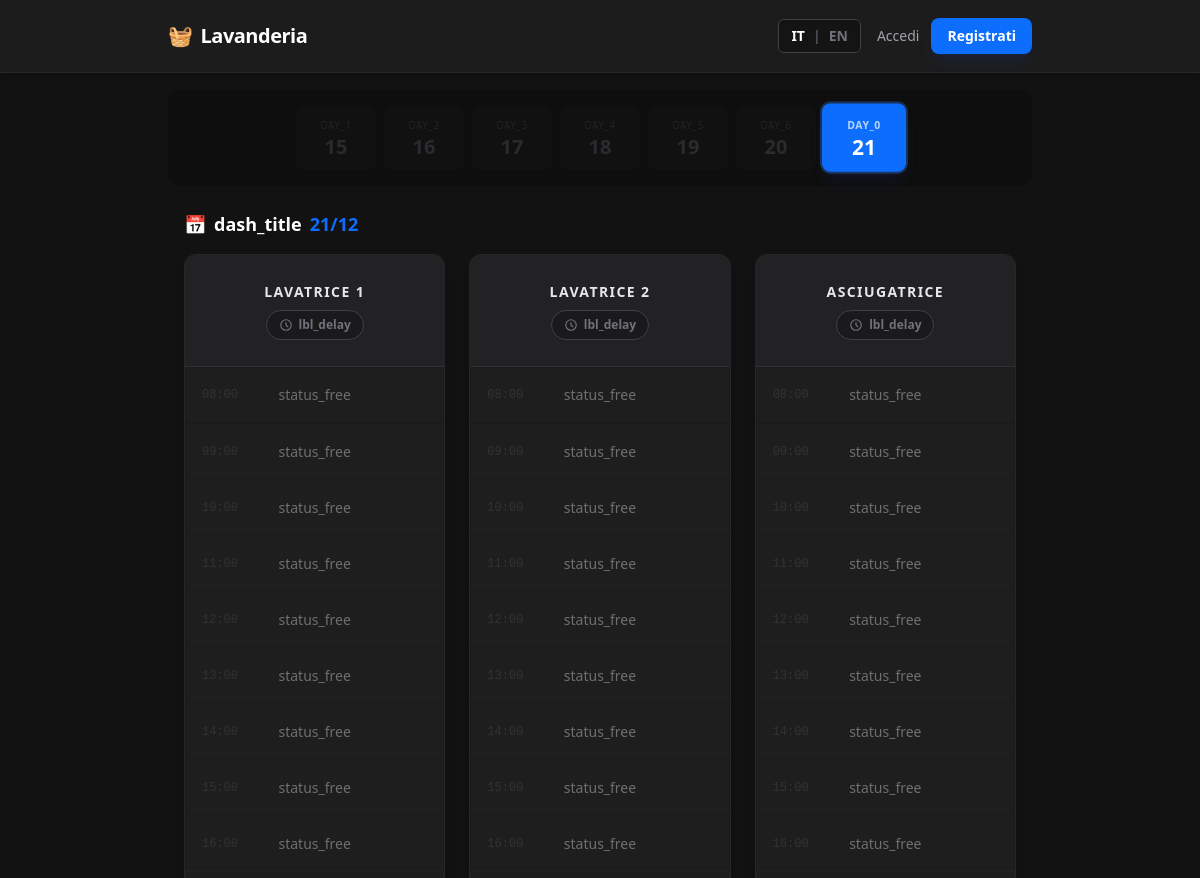
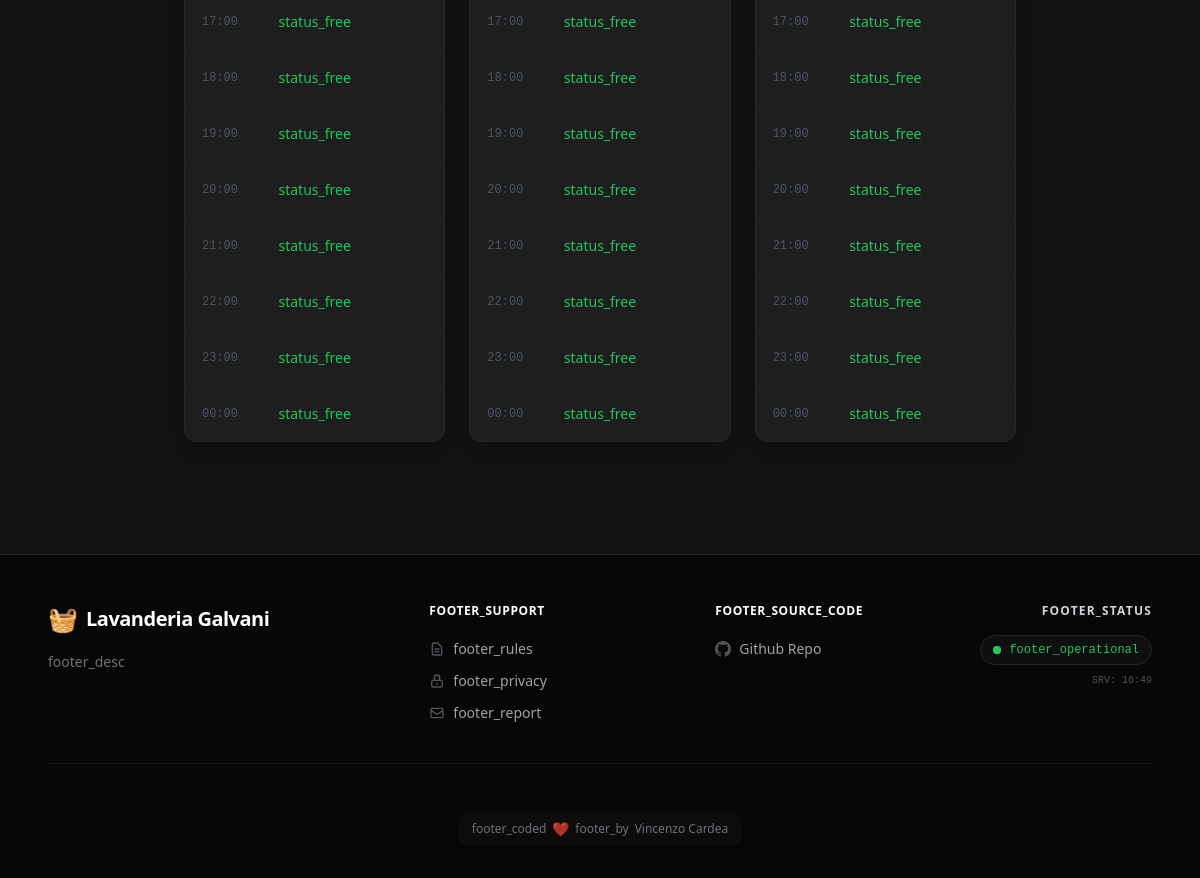
Screenshot of /src/pages/dashboard.php with the database file from the repository (2 pictures, top to bottom).
### tables this page shows
CREATE TABLE `macchine` (
  `idmacchina` int(11) NOT NULL,
  `nome` varchar(50) NOT NULL,
  `tipo` enum('lavatrice','asciugatrice') NOT NULL,
  `stato` enum('attiva','manutenzione') DEFAULT 'attiva',
  `ritardo` int(11) DEFAULT 0
);

### src/Lang.php (called while the page is built, shortened)
<?php
class Lang
{
    private static $translations = [];
    private static $current = 'it';
    public static function get($key)
    {
        return self::$translations[$key] ?? $key;
    }
    public static function current()
    {
        return self::$current;
    }
}
function __($key)
{
    return Lang::get($key);
}

### src/pages/dashboard.php (the view, shortened to what this page needs)
<?php
$today = new DateTime();
$today->setTime(0, 0, 0);
$dayOfWeek = $today->format('w');
$delta = ($dayOfWeek == 0) ? 6 : $dayOfWeek - 1;
$monday = clone $today;
$monday->modify("-$delta days");
$selectedDateStr = $_GET['date'] ?? $today->format('Y-m-d');
try {
    $selectedDate = new DateTime($selectedDateStr);
    $selectedDate->setTime(0, 0, 0);
} catch (Exception $e) {
    $selectedDate = $today;
}
$database = new Database();
$db = $database->getConnection();
$stmtMacchine = $db->query("SELECT * FROM macchine");
$macchine = $stmtMacchine->fetchAll();
require SRC_PATH . '/templates/header.php';
?>
<div class="flex flex-wrap justify-center gap-2 p-4 bg-black/20 mb-6 rounded-xl">
    <?php
    $tempDate = clone $monday;
    $nowReal = new DateTime();
    for ($i = 0; $i < 7; $i++):
        $isActive = ($tempDate->format('Y-m-d') === $selectedDate->format('Y-m-d'));
        $isPastDay = ($tempDate < $today);
        $baseClasses = "flex-grow-0 w-[calc(25%-0.5rem)] sm:w-20 py-3 rounded-lg text-center border transition-all duration-200";
        if ($isActive) {
            $colorClasses = "bg-accent text-white shadow-lg shadow-blue-900/20 font-bold border-accent scale-105 ring-2 ring-blue-500/30";
        } elseif ($isPastDay) {
            $colorClasses = "bg-zinc-900/50 text-zinc-700 border-transparent cursor-not-allowed opacity-60";
        } else {
            $colorClasses = "bg-card text-gray-400 border-zinc-800 hover:bg-zinc-800 hover:text-gray-200 hover:border-zinc-600";
        }
    ?>
        <a href="<?= $isPastDay ? '#' : '?date=' . $tempDate->format('Y-m-d') ?>" class="<?= $baseClasses . ' ' . $colorClasses ?>">
            <span class="block text-[10px] uppercase tracking-wider opacity-70"><?= __('day_' . $tempDate->format('w')) ?></span>
            <span class="block text-xl font-bold leading-none mt-1"><?= $tempDate->format('d') ?></span>
        </a>
    <?php
        $tempDate->modify('+1 day');
    endfor;
    ?>
</div>
<h3 class="px-4 text-lg font-bold text-white mb-4 flex items-center gap-2">
    <span>📅</span>
    <?= __('dash_title') ?> <span class="text-accent"><?= $selectedDate->format('d/m') ?></span>
</h3>
<div class="grid grid-cols-1 md:grid-cols-2 lg:grid-cols-3 gap-6 px-4 pb-24">
    <?php foreach ($macchine as $macchina): ?>
        <div class="bg-card rounded-xl border border-zinc-800 shadow-lg overflow-hidden flex flex-col">
            <?php
            $isManutenzione = ($macchina['stato'] === 'manutenzione');
            $ritardo = (int)($macchina['ritardo'] ?? 0);
            $hasDelay = $ritardo > 0;
            $headerClass = $isManutenzione ? "bg-orange-900/20 border-orange-900/50" : "bg-zinc-800/50 border-zinc-700/50";
            ?>
            <div id="machine-header-<?= $macchina['idmacchina'] ?>" class="<?= $headerClass ?> p-4 border-b h-28 flex flex-col justify-center items-center relative transition-colors duration-300">
                <span class="text-sm font-bold text-gray-200 uppercase tracking-widest mb-2">
                    <?= htmlspecialchars(__($macchina['nome'])) ?>
                </span>
                <button onclick="openDelayModal(<?= $macchina['idmacchina'] ?>, '<?= htmlspecialchars(__($macchina['nome'])) ?>', <?= $ritardo ?>)"
                    class="machine-delay-btn flex items-center gap-1.5 px-3 py-1.5 rounded-full text-xs font-bold border transition-all hover:scale-105 active:scale-95 <?= $hasDelay ? 'bg-yellow-500/10 text-yellow-400 border-yellow-500/30 animate-pulse' : 'bg-zinc-900/80 text-zinc-500 border-zinc-700 hover:text-gray-300 hover:border-zinc-500' ?>">
                    <svg xmlns="http://www.w3.org/2000/svg" class="h-3.5 w-3.5" fill="none" viewBox="0 0 24 24" stroke="currentColor">
                        <path stroke-linecap="round" stroke-linejoin="round" stroke-width="2" d="M12 8v4l3 3m6-3a9 9 0 11-18 0 9 9 0 0118 0z" />
                    </svg>
                    <span class="delay-val">
                        <?= $hasDelay ? "+{$ritardo} " . __('lbl_delay_min') : __('lbl_delay') ?>
                    </span>
                </button>
            </div>
            <div class="divide-y divide-zinc-800/50">
                <?php
                $hours = [8, 9, 10, 11, 12, 13, 14, 15, 16, 17, 18, 19, 20, 21, 22, 23, 0];
                foreach ($hours as $h):
                    $timeLabel = sprintf("%02d:00", $h);
                    $slotDate = clone $selectedDate;
                    if ($h == 0) $slotDate->modify('+1 day');
                    $slotDate->setTime($h, 0, 0);
                    $slotFullDate = $slotDate->format('Y-m-d');
                    $slotId = "slot_{$macchina['idmacchina']}_{$slotFullDate}_{$h}";
                    $isSlotPast = ($slotDate < $nowReal);
                    $slotBase = "slot relative h-14 flex items-center justify-center transition-colors duration-200 cursor-pointer border-l-4 border-transparent";
                    if ($isSlotPast) {
                        $slotClass = 'past opacity-40 cursor-default bg-zinc-900/30';
                        $statusText = $isManutenzione ? 'X' : __('status_free');
                        $onclick = "";
                    } elseif ($isManutenzione) {
                        $slotClass = 'past opacity-40 cursor-default bg-zinc-900/30';
                        $statusText = 'MANUTENZIONE';
                        $onclick = "";
                    } else {
                        $slotClass = 'free hover:bg-zinc-800';
                        $statusText = __('status_free');
                        $onclick = "prenotaSlot(this)";
                    }
                ?>
                    <div class="<?= $slotBase ?> <?= $slotClass ?>"
                        id="<?= $slotId ?>"
                        data-machine="<?= $macchina['idmacchina'] ?>"
                        data-date="<?= $slotFullDate ?>"
                        data-hour="<?= $h ?>"
                        <?php if ($onclick): ?> onclick="<?= $onclick ?>" <?php endif; ?>>
                        <span class="absolute left-4 text-xs font-mono text-gray-600 time-label pointer-events-none">
                            <?= $timeLabel ?>
                        </span>
                        <span class="status-text text-sm font-medium pointer-events-none">
                            <?= $statusText ?>
                        </span>
                    </div>
                <?php endforeach; ?>
            </div>
        </div>
    <?php endforeach; ?>
</div>
<?php require SRC_PATH . '/templates/footer.php'; ?>

### src/templates/header.php (shortened to what this page needs)
<!DOCTYPE html>
<html lang="<?= Lang::current() ?>" class="dark">
<head>
    <script src="https://cdn.tailwindcss.com"></script>
</head>
<body class="flex flex-col min-h-screen">
    <header class="sticky top-0 z-40 w-full bg-card/95 backdrop-blur-sm border-b border-zinc-800 shadow-md">
        <div class="max-w-4xl mx-auto px-4 py-3">
            <div class="flex justify-between items-center h-12">
                <a href="<?= BASE_URL ?>/" class="text-xl font-bold text-white tracking-tight flex items-center gap-2 hover:text-accent transition-colors shrink-0">
                    <span>🧺</span> <span>Lavanderia</span>
                </a>
                <div class="flex items-center gap-4">
                    <div class="flex items-center gap-2 text-xs sm:text-sm font-bold bg-black/30 px-3 py-1.5 rounded-md border border-zinc-700 shadow-inner">
                        <a href="?lang=it" class="transition-colors <?= Lang::current() == 'it' ? 'text-white' : 'text-zinc-500 hover:text-gray-300' ?>">IT</a>
                        <span class="text-zinc-600">|</span>
                        <a href="?lang=en" class="transition-colors <?= Lang::current() == 'en' ? 'text-white' : 'text-zinc-500 hover:text-gray-300' ?>">EN</a>
                    </div>
                    <?php if (isset($_SESSION['user_id'])): ?>
                        <div class="hidden md:flex flex-col items-end leading-none mr-2">
                            <span class="text-sm font-bold text-gray-200"><?= htmlspecialchars($_SESSION['username']) ?></span>
                        </div>
                        <a href="<?= BASE_URL ?>/logout" title="<?= __('nav_logout') ?>"
                            class="text-red-400 hover:text-white hover:bg-red-600/80 p-2.5 rounded-lg transition-all border border-transparent hover:border-red-500/50">
                            <svg xmlns="http://www.w3.org/2000/svg" class="h-6 w-6" fill="none" viewBox="0 0 24 24" stroke="currentColor">
                                <path stroke-linecap="round" stroke-linejoin="round" stroke-width="2" d="M17 16l4-4m0 0l-4-4m4 4H7m6 4v1a3 3 0 01-3 3H6a3 3 0 01-3-3V7a3 3 0 013-3h4a3 3 0 013 3v1" />
                            </svg>
                        </a>
                        <button id="mobile-menu-btn" class="sm:hidden text-gray-300 hover:text-white p-2">
                            <svg xmlns="http://www.w3.org/2000/svg" class="h-7 w-7" fill="none" viewBox="0 0 24 24" stroke="currentColor">
                                <path stroke-linecap="round" stroke-linejoin="round" stroke-width="2" d="M4 6h16M4 12h16m-7 6h7" />
                            </svg>
                        </button>
                    <?php else: ?>
                        <div class="flex items-center gap-3">
                            <a href="<?= BASE_URL ?>/login" class="text-sm font-medium text-zinc-400 hover:text-white transition-colors">
                                Accedi
                            </a>
                            <a href="<?= BASE_URL ?>/register" class="text-sm font-bold bg-accent hover:bg-blue-600 text-white px-4 py-2 rounded-lg transition-all shadow-lg shadow-blue-900/20 whitespace-nowrap">
                                Registrati
                            </a>
                        </div>
                    <?php endif; ?>
                </div>
            </div>
        </div>
    </header>
    <main class="w-full max-w-4xl mx-auto flex-1 p-4">

### src/templates/footer.php (shortened to what this page needs)
</main>
<footer class="mt-auto w-full border-t border-zinc-800 bg-black/60 backdrop-blur-xl pt-12 pb-8">
    <div class="max-w-6xl mx-auto px-6">
        <div class="grid grid-cols-1 md:grid-cols-12 gap-10 mb-12 border-b border-zinc-800/50 pb-10">
            <div class="md:col-span-4 space-y-4 text-center md:text-left">
                <div class="flex items-center justify-center md:justify-start gap-2">
                    <span class="text-2xl">🧺</span>
                    <h4 class="text-xl font-bold text-white tracking-tight">
                        Lavanderia Galvani
                    </h4>
                </div>
                <p class="text-sm text-zinc-500 leading-relaxed max-w-sm mx-auto md:mx-0">
                    <?= __('footer_desc') ?>
                </p>
            </div>
            <div class="md:col-span-3 text-center md:text-left">
                <h5 class="text-xs font-bold text-white uppercase tracking-wider mb-5">
                    <?= __('footer_support') ?>
                </h5>
                <ul class="space-y-3 text-sm text-zinc-400">
                    <li>
                        <a href="https://www.er-go.it/esplora-i-benefici/benefici-erogati-da-er.go/alloggio/regolamento_residenze_2022_it.pdf/@@display-file/file/regolamento_residenze_2022_it.pdf" target="_blank" class="hover:text-accent hover:text-white transition-colors flex items-center justify-center md:justify-start gap-2 group">
                            <?= __('footer_rules') ?>
                        </a>
                    </li>
                    <li>
                        <a href="<?= BASE_URL ?>/privacy" class="hover:text-accent hover:text-white transition-colors flex items-center justify-center md:justify-start gap-2 group">
                            <svg class="w-4 h-4 text-zinc-600 group-hover:text-accent transition-colors" fill="none" viewBox="0 0 24 24" stroke="currentColor">
                                <path stroke-linecap="round" stroke-linejoin="round" stroke-width="2" d="M12 15v2m-6 4h12a2 2 0 002-2v-6a2 2 0 00-2-2H6a2 2 0 00-2 2v6a2 2 0 002 2zm10-10V7a4 4 0 00-8 0v4h8z" />
                            </svg>
                            <?= __('footer_privacy') ?>
                        </a>
                    </li>
                    <li>
                        <a href="mailto:galvani@er-go.it" class="hover:text-accent hover:text-white transition-colors flex items-center justify-center md:justify-start gap-2 group">
                            <svg class="w-4 h-4 text-zinc-600 group-hover:text-accent transition-colors" fill="none" viewBox="0 0 24 24" stroke="currentColor">
                                <path stroke-linecap="round" stroke-linejoin="round" stroke-width="2" d="M3 8l7.89 5.26a2 2 0 002.22 0L21 8M5 19h14a2 2 0 002-2V7a2 2 0 00-2-2H5a2 2 0 00-2 2v10a2 2 0 002 2z" />
                            </svg>
                            <?= __('footer_report') ?>
                        </a>
                    </li>
                </ul>
            </div>
            <div class="md:col-span-3 text-center md:text-left">
                <h5 class="text-xs font-bold text-white uppercase tracking-wider mb-5">
                    <?= __('footer_source_code') ?>
                </h5>
                <ul class="space-y-3 text-sm text-zinc-400">
                    <li>
                        <a href="https://github.com/vcardea/Lavanderia-Galvani" target="_blank" class="hover:text-white transition-colors flex items-center justify-center md:justify-start gap-2 group">
                            Github Repo
                        </a>
                    </li>
                </ul>
            </div>
            <div class="hidden md:flex md:col-span-2 flex-col items-end">
                <h5 class="text-xs font-bold text-gray-300 uppercase tracking-widest mb-4">
                    <?= __('footer_status') ?>
                </h5>
                <div class="inline-flex items-center gap-2 px-3 py-1.5 rounded-full bg-zinc-900/50 border border-zinc-800 hover:border-zinc-700 transition-colors cursor-default">
                    <span class="relative flex h-2 w-2">
                        <span class="relative inline-flex rounded-full h-2 w-2 bg-green-500"></span>
                    </span>
                    <span class="text-xs font-mono font-medium text-green-500">
                        <?= __('footer_operational') ?>
                    </span>
                </div>
                <p class="text-[10px] text-zinc-600 mt-2 font-mono">
                    SRV: <?= date('H:i') ?>
                </p>
            </div>
        </div>
        <div class="border-zinc-800/50 flex flex-col items-center justify-center gap-3 text-xs">
            <a href="https://github.com/vcardea" target="_blank" class="group flex items-center gap-1.5 bg-zinc-900/30 px-3 py-1.5 rounded-lg border border-transparent hover:border-zinc-800 hover:bg-zinc-900 transition-all">
                <span class="text-zinc-500 group-hover:text-zinc-300"><?= __('footer_coded') ?></span>
                <span class="text-red-500/70 group-hover:text-red-500 animate-pulse text-sm">❤</span>
                <span class="text-zinc-500 group-hover:text-zinc-300"><?= __('footer_by') ?></span>
                <span class="text-zinc-500 group-hover:text-white transition-colors">Vincenzo Cardea</span>
            </a>
        </div>
    </div>
</footer>
</body>
</html>

### rows the page displays
macchine: nome "LAVATRICE 1", timeLabel "08:00", stato "status_free", timeLabel "09:00", timeLabel "10:00", timeLabel "11:00", timeLabel "12:00", timeLabel "13:00", timeLabel "14:00", timeLabel "15:00", timeLabel "16:00", timeLabel "17:00", statusText "status_free", timeLabel "18:00", timeLabel "19:00", timeLabel "20:00", timeLabel "21:00", timeLabel "22:00", timeLabel "23:00", timeLabel "00:00"
macchine: nome "LAVATRICE 2", timeLabel "08:00", stato "status_free", timeLabel "09:00", timeLabel "10:00", timeLabel "11:00", timeLabel "12:00", timeLabel "13:00", timeLabel "14:00", timeLabel "15:00", timeLabel "16:00", timeLabel "17:00", statusText "status_free", timeLabel "18:00", timeLabel "19:00", timeLabel "20:00", timeLabel "21:00", timeLabel "22:00", timeLabel "23:00", timeLabel "00:00"
macchine: nome "ASCIUGATRICE", timeLabel "08:00", stato "status_free", timeLabel "09:00", timeLabel "10:00", timeLabel "11:00", timeLabel "12:00", timeLabel "13:00", timeLabel "14:00", timeLabel "15:00", timeLabel "16:00", timeLabel "17:00", statusText "status_free", timeLabel "18:00", timeLabel "19:00", timeLabel "20:00", timeLabel "21:00", timeLabel "22:00", timeLabel "23:00", timeLabel "00:00"

### other values shown
__('dash_title') "dash_title"
__('footer_desc') "footer_desc"
__('footer_support') "FOOTER_SUPPORT"
__('footer_rules') "footer_rules"
__('footer_privacy') "footer_privacy"
__('footer_report') "footer_report"
__('footer_source_code') "FOOTER_SOURCE_CODE"
__('footer_status') "FOOTER_STATUS"
__('footer_operational') "footer_operational"
__('footer_coded') "footer_coded"
__('footer_by') "footer_by"
